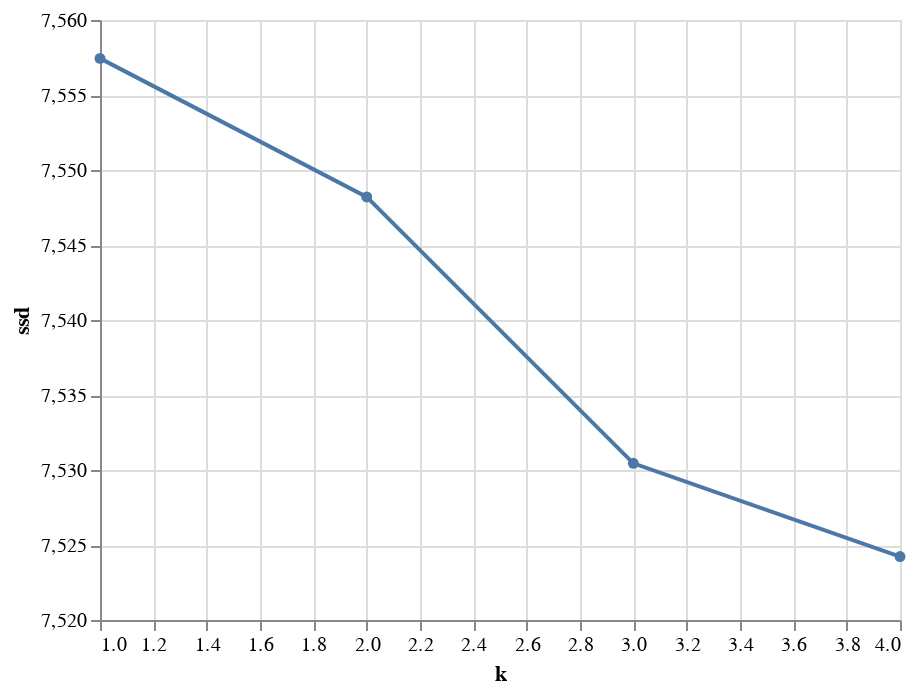

Notebook code cell kept with this figure:
### Code cell
qualidade = pd.DataFrame(columns = ['k', 'ssd'])
for k in range(1, 5, 1):
    # kemans = KMeans(n_clusters=k, rantom_state=0)
    kmeans = MiniBatchKMeans(n_clusters=k, init_size=1024, batch_size=2048, random_state=20)
    kmeans.fit(vec_text)
    qualidade = qualidade.append({'k': k, 'ssd': kmeans.inertia_}, ignore_index=True)

alt.Chart(qualidade).mark_line(
    point=True
).encode(
    x = 'k',
    y = alt.Y('ssd', scale = alt.Scale(zero=False))
)

### Figure 1 — Vega-Lite specification as saved in the notebook (floating-point values rounded to 4 significant figures)
{"config": {"view": {"continuousWidth": 400, "continuousHeight": 300}}, "data": {"name": "data-bbfe33ad6a9e7d735005b4e092aaf47e"}, "mark": {"type": "line", "point": true}, "encoding": {"x": {"field": "k", "type": "quantitative"}, "y": {"field": "ssd", "scale": {"zero": false}, "type": "quantitative"}}, "$schema": "https://vega.github.io/schema/vega-lite/v4.17.0.json", "datasets": {"data-bbfe33ad6a9e7d735005b4e092aaf47e": [{"k": 1.0, "ssd": 7557.0}, {"k": 2.0, "ssd": 7548.0}, {"k": 3.0, "ssd": 7530.0}, {"k": 4.0, "ssd": 7524.0}]}}
